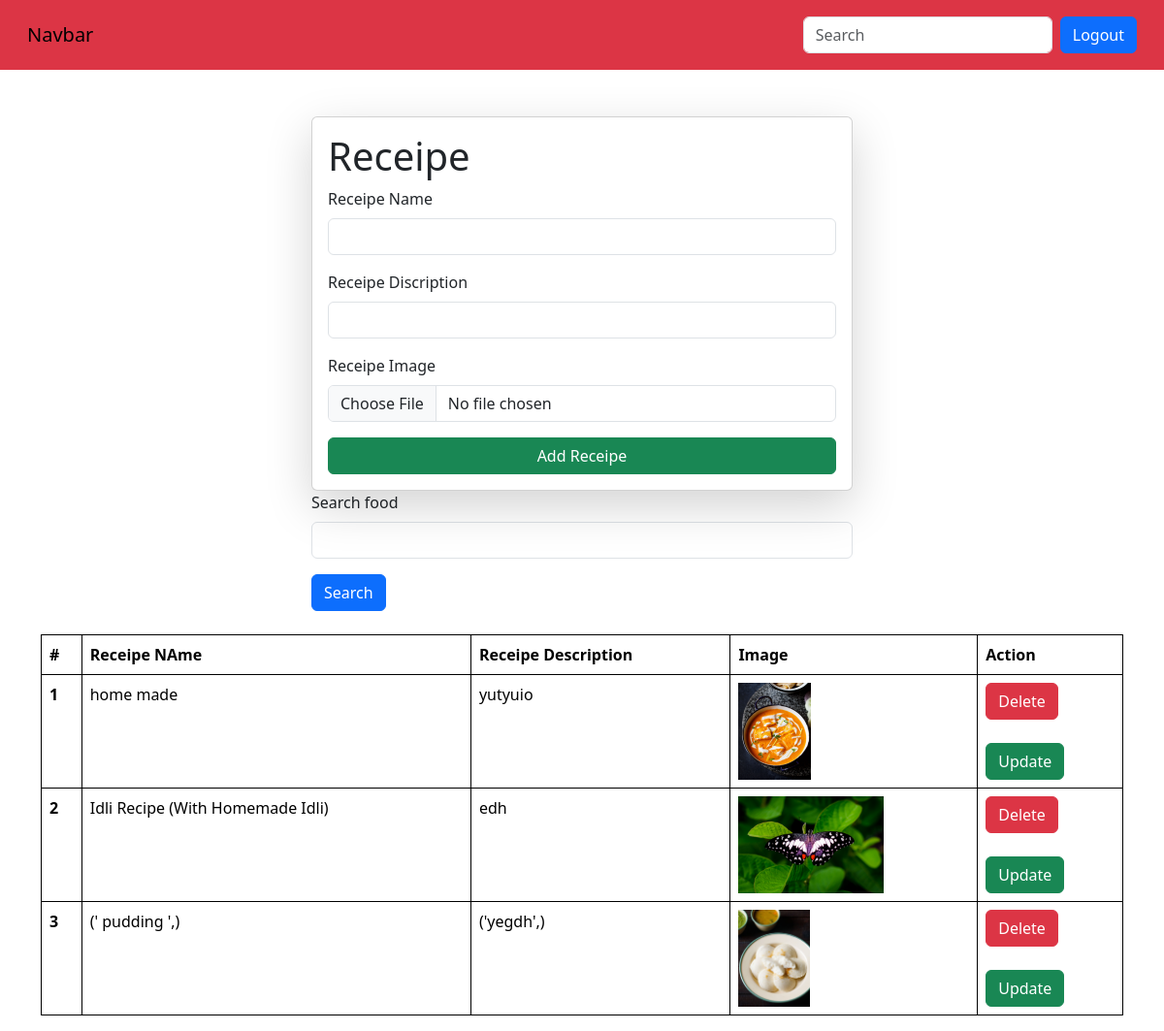
Screenshot of / (signed in) with the database file from the repository.
### vege/models.py (models this page shows)
class Receipe(models.Model):
    user=models.ForeignKey(User, on_delete=models.SET_NULL,null=True,blank=True)
    receipe_name=models.CharField( max_length=100)
    receipe_descri=models.TextField()
    receipe_image=models.ImageField(upload_to="receipe/")

### vege/views.py (the view, shortened to what this page needs)
# urls.py: path('',receipes,name='receipes'),
@login_required(login_url="/Login/")
def receipes(request):
    queryset=Receipe.objects.all()
    if request.GET.get('search'):
        queryset=queryset.filter(receipe_name__icontains=request.GET.get('search'))
    context={'receipes':queryset}
    return render(request,'receipe.html',context)

### vege/templates/receipe.html (shortened to what this page needs)
{%extends 'home/base.html'%}
{%block start%}
<div class="container mt-5" >
    <form class="col-6 mx-auto card p-3 shadow-lg" method="post" enctype="multipart/form-data" >
       <h1>Receipe</h1>
        <div class="mb-3">
          <label for="exampleInputEmail1" class="form-label">Receipe Name</label>
          <input type="text" name="receipe_name" required class="form-control">
        </div>
        <div class="mb-3">
          <label for="exampleInputPassword1" class="form-label">Receipe Discription</label>
          <input type="text" name="receipe_descri" required class="form-control" >
        </div>
        <div class="mb-3">
        <label for="exampleInputPassword1" class="form-label">Receipe Image</label>
          <input type="file" name="receipe_image" class="form-control" >
        </div>
        <button type="submit" class="btn btn-success">Add Receipe</button>
      </form>
      <div class"mt-5">
        <div class ="mx-auto col-6">
<form>
      <div class="mb-3">
        <label for="exampleInputPassword1" class="form-label">Search food</label>
          <input type="text" name="search" required class="form-control" >
      </div>
      <button type="submit" class="btn btn-primary">Search</button>
    </div>
    </div>
    <br>
<table class="table">
    <thead>
      <tr>
        <th scope="col">#</th>
        <th scope="col">Receipe NAme</th>
        <th scope="col">Receipe Description</th>
        <th scope="col">Image</th>
        <th scope="col">Action</th>
      </tr>
    </thead>
    <tbody>
      {% for receipe in receipes%}
      <tr>
        <th scope="row">{{forloop.counter}}</th>
        <td>{{receipe.receipe_name}}</td>
        <td>{{receipe.receipe_descri}}</td>
        <td><img img src="/media/{{receipe.receipe_image}}/ " style="height:100px"></td>
        <td><a href="/delete-receipe/{{receipe.id}}/" class="btn btn-danger">Delete</a>
          <br>
          <br>
          <a href="/update-receipe/{{receipe.id}}/" class="btn btn-success">Update</a></td>
      </tr>
      {% endfor%}
    </tbody>
  </table>
    </div>
{%endblock%}

### home/templates/home/base.html (shortened to what this page needs)
<!doctype html>
<html lang="en">
  <head>
    <link href="https://cdn.jsdelivr.net/npm/bootstrap@5.3.3/dist/css/bootstrap.min.css" rel="stylesheet">
  </head>
  <body>
    <nav class="navbar bg-danger p-3">
      <div class="container-fluid">
        <a class="navbar-brand">Navbar</a>
        <form class="d-flex" role="search">
          <input class="form-control me-2" type="search" placeholder="Search" aria-label="Search">
          {% if request.user.is_authenticated%}
          <a href="/Logout/" class="btn btn-primary" type="submit">Logout</a>
          {%else%}
          <a href="/Login/" class="btn btn-primary" type="submit">Login</a>
          {%endif%}
        </form>
      </div>
    </nav>
    {% block start %}
    {% endblock %}
  </body>
</html>

### home/templates/home/base.html (style rules this page uses)
table, th, td { border: 1px solid black; }

### rows the page displays
Receipe: receipe_name "home made", receipe_descri "yutyuio", receipe_image (picture)
Receipe: receipe_name "Idli Recipe (With Homemade Idli)", receipe_descri "edh", receipe_image (picture)
Receipe: receipe_name "(' pudding ',)", receipe_descri "('yegdh',)", receipe_image (picture)
